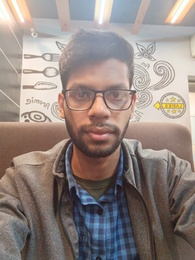
%> input picture baust/CSE 4246 Digital Image Processing/img/saad2.jpg, 195 x 260 px, shrunk from 2448 x 3264 before the run
$ octave lab2p3HistogramImageFinalCompareToFunction.m   (GNU Octave 9; MATLAB toolbox functions it lacks are replaced by stand-ins)
%> lines starting %> are read from the running program, lines starting %| are printed output that depends on the picture
clear; clc;
img=imread('img/saad2.jpg');
%> img is the input picture: size 260x195x3 uint8; mean R, G, B 147.1, 134.5, 129.7
imgGRAY=rgb2gray(img);
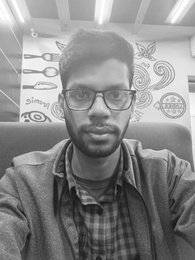
%> imgGRAY: size 260x195 uint8; min 20, max 255, mean 137.7
band=[];
for i=0:255
   band=[band i];
 end
freq=[];
count=0;
[r c]=size(imgGRAY);
%> r = 260; c = 195
imgSize=r*c;
%> imgSize = 50700
for i=0:255
     for j=1:imgSize
         if i==imgGRAY(j)
             count = count + 1;
         end
     end
     freq=[freq count];
     count=0;
end
%> this loop made 256 passes
%> freq on passes 1 to 3: 0, [0 0], [0 0 0]
%> after the loop, freq = 256 values, max 397 at index 186, min 0 at index 1, mean 198
% Cumulative sum:
sum=0;
cum=[];
for i=1:256
   sum=sum+freq(i);
   cum=[cum sum];
end
%> this loop made 256 passes
%> after the loop, cum = 256 values from 0 to 50700; sum = 50700
% PDF probability density function:
ans=0;
PDF=[];
for i=1:256
   ans=cum(i)/cum(end);
   PDF=[PDF ans];
   ans=0;
end
%> this loop made 256 passes
%> after the loop, PDF = 256 values from 0 to 1
% PDF * Max gray value:
ans=0;
maxPDF=[];
for i=1:256
   ans=PDF(i)*band(end);
   maxPDF=[maxPDF ans];
   ans=0;
end
%> this loop made 256 passes
%> after the loop, maxPDF = 256 values from 0 to 255
% ROUND(PDF * Max gray value):
ans=0;
roundMaxPDF=[];
for i=1:256
   roundMaxPDF=[roundMaxPDF round(maxPDF(i))];
   ans=0;
end
%> this loop made 256 passes
%> after the loop, roundMaxPDF = 256 values from 0 to 255

subplot(2,2,1);
stem(band,freq,'Marker','none');
title("Default Histogram");

% Equilized histogram:
eqHgram=[];
temp=0;
sum =0;
for i=1:256
    temp=i-1;
    index = find(roundMaxPDF==temp);
    index;
    lenIndex = length(index);
    lenIndex;
    if lenIndex == 0
        eqHgram=[eqHgram 0];
    else
        for i=1:lenIndex
            sum = sum + freq(index(i));
        end
        eqHgram=[eqHgram sum];
        sum = 0;
    end
end
%> this loop made 256 passes
%> (lenIndex, eqHgram) on passes 1 to 12: (60, 4427), (0, [4427 0]), (0, [4427 0 0]), (0, [4427 0 0 0]), (0, [4427 0 0 0 0]), (0, [4427 0 0 0 0 0]), (0, [4427 0 0 0 0 0 0]), (0, [4427 0 0 0 0 0 0 0]), (0, [4427 0 0 0 0 0 0 0 0]), (0, [4427 0 0 0 0 0 0 0 0 0]), (0, [4427 0 0 0 0 0 0 0 0 0 0]), (0, [4427 0 0 0 0 0 0 0 0 0 0 0])
%> after the loop, eqHgram = 256 values, max 4427 at index 1, min 0 at index 2, mean 198; sum = 0

subplot(2,2,2);
stem(band,eqHgram,'Marker','none');
title("Equilized Histogram");

result=[band;freq;cum;PDF;maxPDF;roundMaxPDF;eqHgram];
result

subplot(2,2,3)
imhist(imgGRAY);
title("Default Histogram using Function");

J = histeq(imgGRAY);
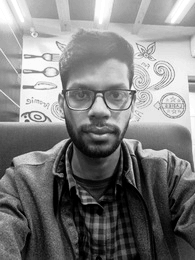
%> J: size 260x195 uint8; min 0, max 255, mean 126.2
subplot(2,2,4)
imhist(J);
title("Equilized Histogram using Function");
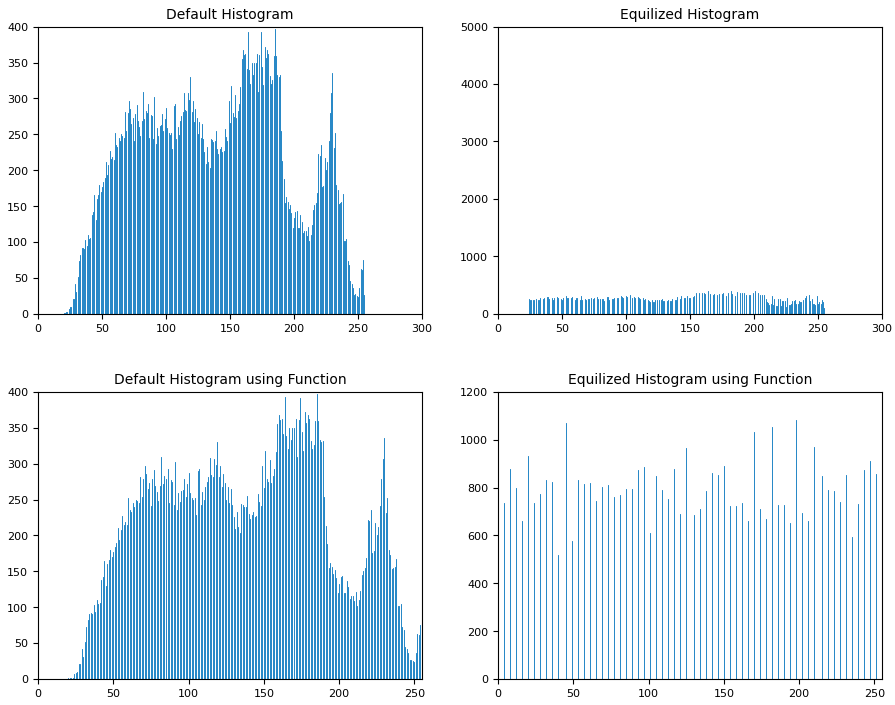
%> figure redrawn from the program's plot data, 4 panels; panel 1: highest point at x = 185, y = 397; panel 2: highest point at x = 0, y = 4427; panel 4: highest point at x = 0, y = 1142
